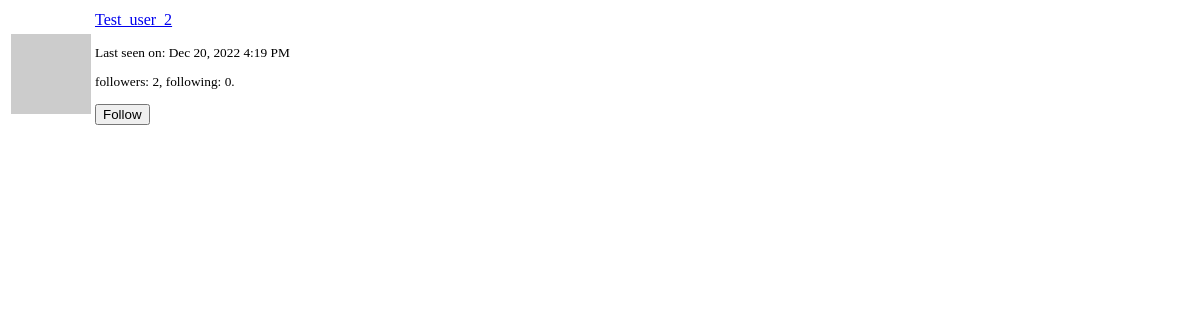
Page /user/Test_user_2/popup (signed in) on the earlier database version.
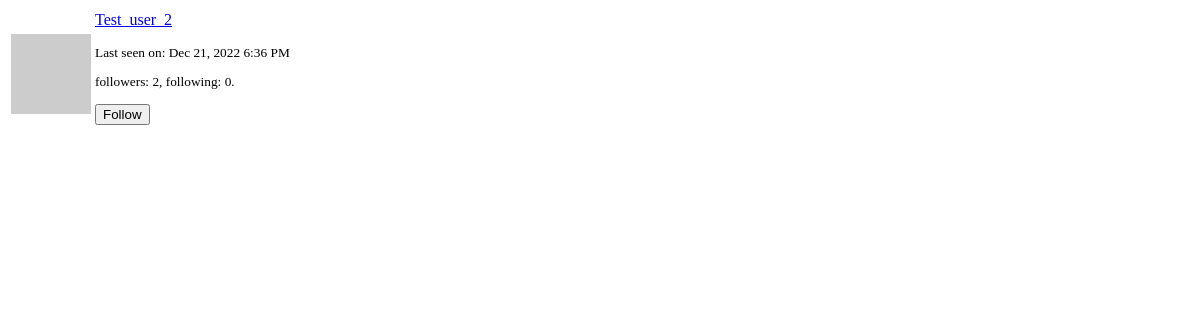
Same page on the later database version.
### app/models.py (models this page shows, shortened)
class User(UserMixin, db.Model):
    id = db.Column(db.Integer, primary_key = True)
    username = db.Column(db.String(64), index = True, unique = True)
    email = db.Column(db.String(120), index = True, unique = True)
    password_hash = db.Column(db.String(128))
    posts = db.relationship('Post', backref = 'author', lazy = 'dynamic')
    about_me = db.Column(db.String(140))
    last_seen = db.Column(db.DateTime, default = datetime.utcnow)
    followed = db.relationship('User',
                               secondary = followers,
                               primaryjoin = (followers.c.follower_id == id),
                               secondaryjoin = (followers.c.followed_id == id),
                               backref = db.backref('followers', lazy = 'dynamic'),
                               lazy = 'dynamic')
    def avatar(self, size):
        digest = md5(self.email.lower().encode('utf-8')).hexdigest()
        return 'https://www.gravatar.com/avatar/{}?d=robohash&s={}'.format(digest, size)
    def is_following(self, user):
        return self.followed.filter(followers.c.followed_id == user.id).count() > 0

### app/routes.py (the view)
@app.route('/user/<username>/popup')
@login_required
def user_popup(username):
    user = User.query.filter_by(username = username).first_or_404()
    form = EmptyForm()
    return render_template('user_popup.html', user = user, form = form)

### app/forms.py
class SearchForm(FlaskForm):
    q = StringField(_babel('Search'), validators = [DataRequired()])
    def __init__(self, *args, **kwargs):
        if 'formdata' not in kwargs:
            kwargs['formdata'] = request.args
        if 'csrf_enabled' not in kwargs:
            kwargs['csrf_enabled'] = False
        super(SearchForm, self).__init__(*args, **kwargs)

class EmptyForm(FlaskForm):
    submit = SubmitField('Submit')

### app/models.py (called while the page is built)
@login.user_loader
def load_user(id):
    return User.query.get(int(id))

    @classmethod
    def before_commit(cls, session):
        session._changes = {
            'add': list(session.new),
            'update': list(session.dirty),
            'delete': list(session.deleted)
        }

### app/routes.py (called while the page is built)
@app.before_request
def before_request():
    if current_user.is_authenticated:
        current_user.last_seen = datetime.utcnow()
        db.session.commit()
        g.search_form = SearchForm()
    g.locale = str(get_locale())

### app/templates/user_popup.html (shortened to what this page needs)
<table class="table">
    <tr>
        <td width="64px" style="border: 0px;">
            <img src="{{ user.avatar(48) }}">
        </td>
        <td style="border: 0px;">
            <p>
                <a href="{{ url_for('user', username = user.username) }}">
                    {{ user.username }}
                </a>
            </p>
            <small>
                {% if user.last_seen %}
                <p>{{ _('Last seen on') }}: {{ moment(user.last_seen).format('lll') }}</p>
                {% endif %}
                <p>
                    {{ _('followers') }}: {{ user.followers.count() }},
                    {{ _('following') }}: {{ user.followed.count() }}.
                </p>
                {% if user != current_user %}
                    {% if not current_user.is_following(user) %}
                        <form action="{{ url_for('follow', username = user.username) }}" method="post">
                            {{ form.submit(value = _('Follow'), class_ = 'btn btn-default') }}
                        </form>
                    {% else %}
                        <form action="{{ url_for('unfollow', username = user.username) }}" method="post">
                            {{ form.hidden_tag() }}
                            {{ form.submit(value = _('Unfollow'), class_ = 'btn btn-default') }}
                        </form>
                    {% endif %}
                {% endif %}
            </small>
        </td>
    </tr>
</table>

Differences in the rows shown:
changed User "Test_user_2": last_seen "Dec 20, 2022 4:19 PM" → "Dec 21, 2022 6:36 PM"
